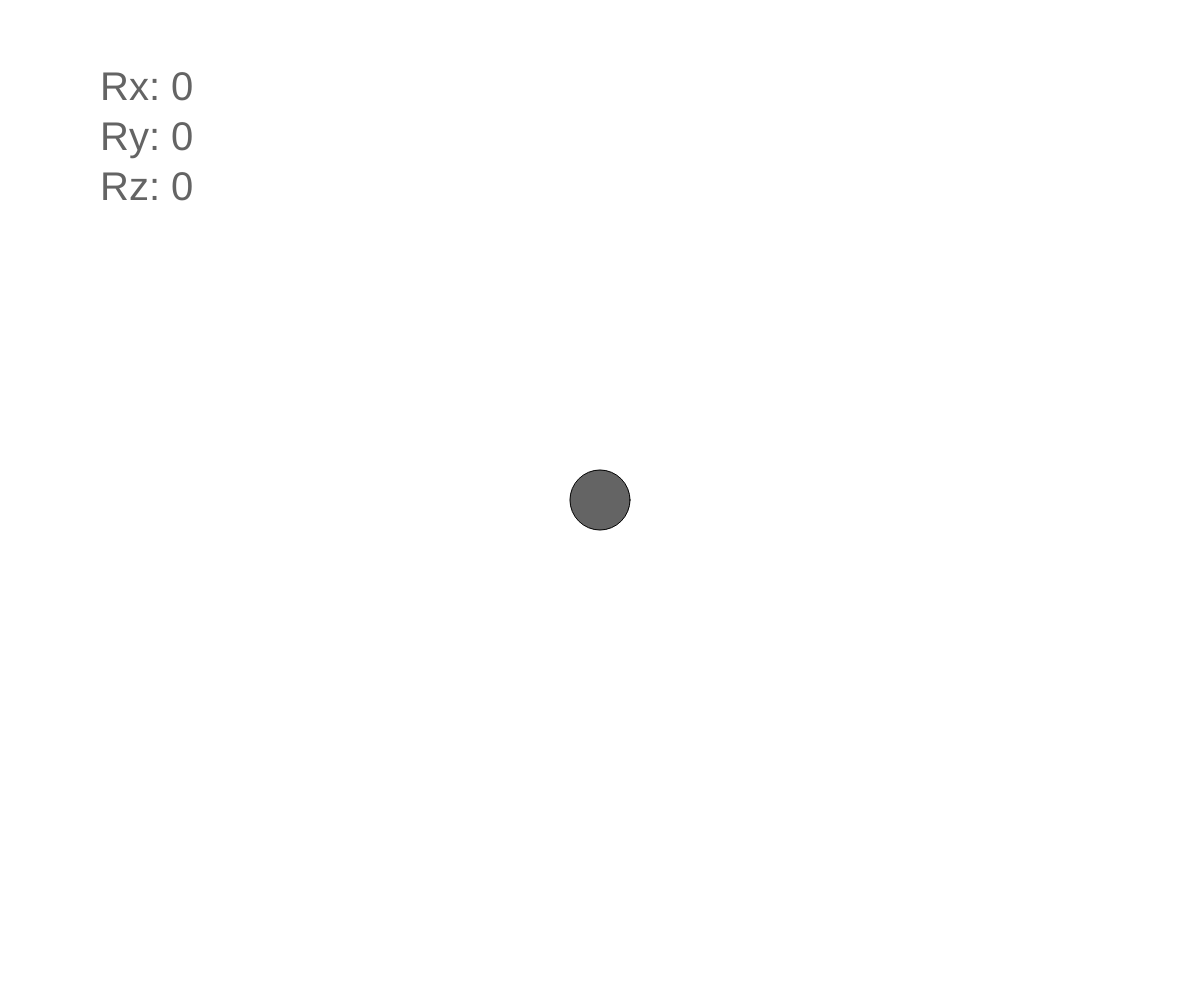
Frame 1 (no input)
Frame 60 (no input): identical to frame 1, image omitted
Frame 120 (the mouse pressed at the canvas centre since frame 60): identical to frame 1, image omitted

The p5.js sketch that drew this single still picture (run headless with seeded random() and noise() and a simulated clock; from frame 60 on, the mouse is pressed at the canvas centre):

// p5.js sketch
// ── sketch.js
var ballSize;

function setup() {
  createCanvas(windowWidth, windowHeight);
  
  ellipseMode(CENTER);
  ballSize = 60;
}

function draw() {
  background(255);
  
  drawBall();
  textSize(40);
  
  text("Rx: " + floor(rotationX), 100, 100);
  text("Ry: " + floor(rotationY), 100, 150);
  text("Rz: " + floor(rotationZ), 100, 200);
}

function drawBall(){
  fill(100);
  ellipse(windowWidth/2,rotationX+windowHeight/2, ballSize, ballSize);
}
